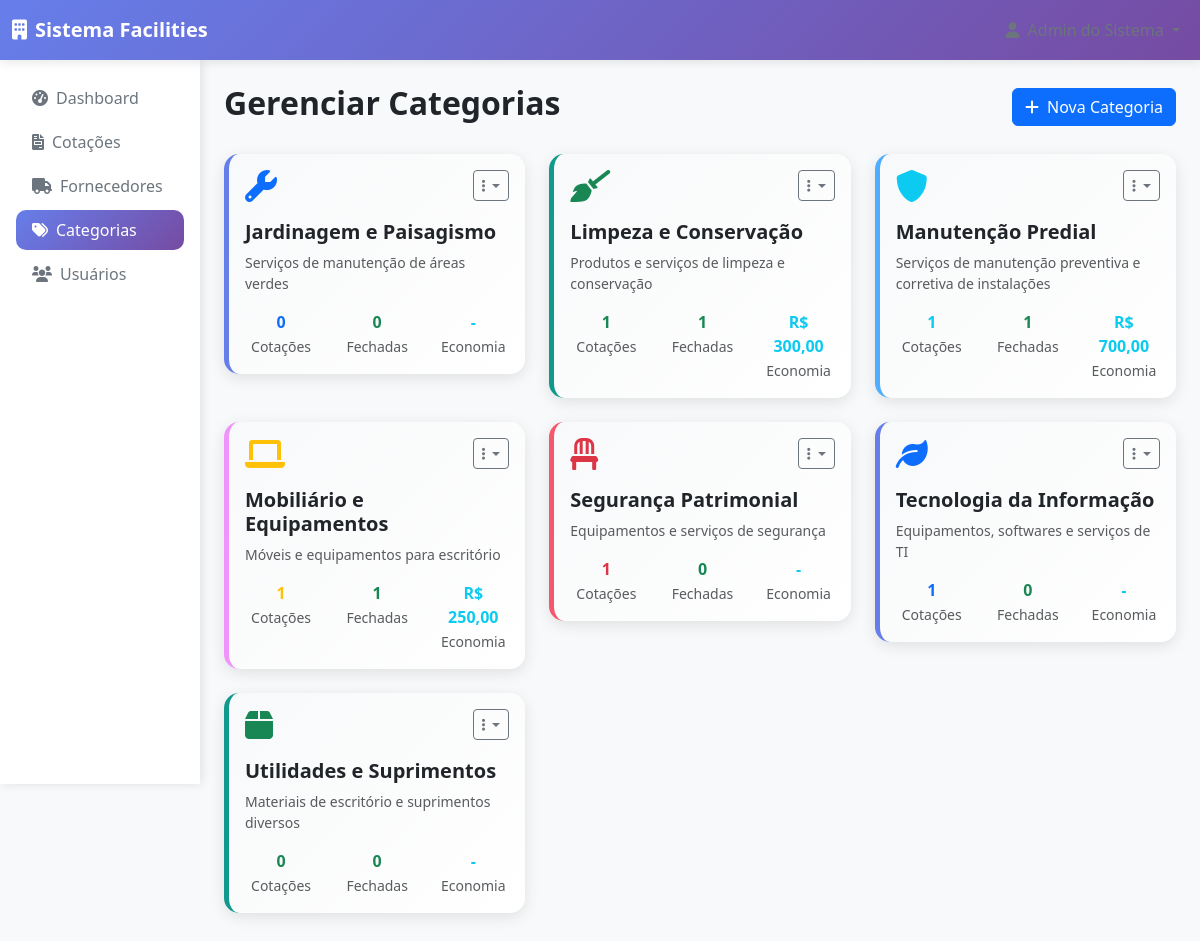
The page /categorias.php (signed in) on the database its author committed.
### tables this page shows
CREATE TABLE categorias (
    id INT PRIMARY KEY AUTO_INCREMENT,
    nome VARCHAR(100) NOT NULL,
    descricao TEXT,
    ativo BOOLEAN DEFAULT TRUE,
    created_at TIMESTAMP DEFAULT CURRENT_TIMESTAMP,
    updated_at TIMESTAMP DEFAULT CURRENT_TIMESTAMP ON UPDATE CURRENT_TIMESTAMP
);

### config.php (called while the page is built, shortened)
<?php
function formatarMoeda($valor) {
    return 'R$ ' . number_format($valor, 2, ',', '.');
}
?>

### categorias.php (the view, shortened to what this page needs)
<?php
require_once 'config.php';
$stmt = $pdo->query("
    SELECT c.*,
           COUNT(cot.id) as total_cotacoes,
           SUM(CASE WHEN cot.status = 'fechado' THEN 1 ELSE 0 END) as cotacoes_fechadas,
           SUM(cot.economia) as economia_total
    FROM categorias c
    LEFT JOIN cotacoes cot ON c.id = cot.categoria_id
    WHERE c.ativo = 1
    GROUP BY c.id, c.nome, c.descricao, c.ativo, c.created_at, c.updated_at
    ORDER BY c.nome
");
$categorias = $stmt->fetchAll();
?>
<!DOCTYPE html>
<html lang="pt-BR">
<head>
    <link href="https://cdn.jsdelivr.net/npm/bootstrap@5.3.0/dist/css/bootstrap.min.css" rel="stylesheet">
    <link href="https://cdnjs.cloudflare.com/ajax/libs/font-awesome/6.0.0/css/all.min.css" rel="stylesheet">
</head>
<body>
    <nav class="navbar navbar-expand-lg navbar-dark">
        <div class="container-fluid">
            <a class="navbar-brand fw-bold" href="dashboard.php">
                <i class="fas fa-building me-2"></i><?= SITE_NAME ?>
            </a>
            <div class="navbar-nav ms-auto">
                <div class="nav-item dropdown">
                    <a class="nav-link dropdown-toggle" href="#" role="button" data-bs-toggle="dropdown">
                        <i class="fas fa-user me-2"></i><?= $_SESSION['usuario_nome'] ?>
                    </a>
                </div>
            </div>
        </div>
    </nav>
    <div class="container-fluid">
        <div class="row">
            <div class="col-md-2 p-0">
                <div class="sidebar p-3">
                    <nav class="nav flex-column">
                        <a class="nav-link" href="dashboard.php">
                            <i class="fas fa-tachometer-alt me-2"></i>Dashboard
                        </a>
                        <a class="nav-link" href="cotacoes.php">
                            <i class="fas fa-file-invoice me-2"></i>Cotações
                        </a>
                        <a class="nav-link" href="fornecedores.php">
                            <i class="fas fa-truck me-2"></i>Fornecedores
                        </a>
                        <a class="nav-link active" href="categorias.php">
                            <i class="fas fa-tags me-2"></i>Categorias
                        </a>
                        <?php if ($_SESSION['usuario_perfil'] == 'admin'): ?>
                        <a class="nav-link" href="usuarios.php">
                            <i class="fas fa-users me-2"></i>Usuários
                        </a>
                        <?php endif; ?>
                    </nav>
                </div>
            </div>
            <div class="col-md-10 p-4">
                <div class="d-flex justify-content-between align-items-center mb-4">
                    <h2 class="fw-bold">Gerenciar Categorias</h2>
                    <div>
                        <button class="btn btn-primary" data-bs-toggle="modal" data-bs-target="#categoriaModal">
                            <i class="fas fa-plus me-2"></i>Nova Categoria
                        </button>
                    </div>
                </div>
                <div class="row">
                    <?php if (empty($categorias)): ?>
                    <div class="col-12">
                        <div class="card text-center py-5">
                            <div class="card-body">
                                <i class="fas fa-tags fa-3x text-muted mb-3"></i>
                                <h5 class="text-muted">Nenhuma categoria cadastrada</h5>
                                <p class="text-muted">Clique em "Nova Categoria" para começar</p>
                            </div>
                        </div>
                    </div>
                    <?php else: ?>
                        <?php
                        $colors = ['primary', 'success', 'info', 'warning', 'danger'];
                        $icons = ['fas fa-wrench', 'fas fa-broom', 'fas fa-shield-alt', 'fas fa-laptop', 'fas fa-chair', 'fas fa-leaf', 'fas fa-box'];
                        ?>
                        <?php foreach ($categorias as $index => $categoria): ?>
                        <div class="col-md-6 col-lg-4 mb-4">
                            <div class="card categoria-card categoria-card-<?= $colors[$index % count($colors)] ?>">
                                <div class="card-body">
                                    <div class="d-flex justify-content-between align-items-start mb-3">
                                        <div>
                                            <i class="<?= $icons[$index % count($icons)] ?> fa-2x text-<?= $colors[$index % count($colors)] ?>"></i>
                                        </div>
                                        <div class="dropdown">
                                            <button class="btn btn-sm btn-outline-secondary dropdown-toggle"
                                                    type="button" data-bs-toggle="dropdown">
                                                <i class="fas fa-ellipsis-v"></i>
                                            </button>
                                        </div>
                                    </div>
                                    <h5 class="card-title fw-bold"><?= $categoria['nome'] ?></h5>
                                    <p class="card-text text-muted small">
                                        <?= $categoria['descricao'] ? $categoria['descricao'] : 'Sem descrição' ?>
                                    </p>
                                    <div class="row mt-3">
                                        <div class="col-4 text-center">
                                            <div class="fw-bold text-<?= $colors[$index % count($colors)] ?>">
                                                <?= $categoria['total_cotacoes'] ?>
                                            </div>
                                            <small class="text-muted">Cotações</small>
                                        </div>
                                        <div class="col-4 text-center">
                                            <div class="fw-bold text-success">
                                                <?= $categoria['cotacoes_fechadas'] ?>
                                            </div>
                                            <small class="text-muted">Fechadas</small>
                                        </div>
                                        <div class="col-4 text-center">
                                            <div class="fw-bold text-info">
                                                <?= $categoria['economia_total'] > 0 ? formatarMoeda($categoria['economia_total']) : '-' ?>
                                            </div>
                                            <small class="text-muted">Economia</small>
                                        </div>
                                    </div>
                                </div>
                            </div>
                        </div>
                        <?php endforeach; ?>
                    <?php endif; ?>
                </div>
            </div>
        </div>
    </div>
</body>
</html>

### categorias.php (style rules this page uses)
body { background-color: #f8f9fa; }
.navbar { background: linear-gradient(135deg, #667eea 0%, #764ba2 100%); box-shadow: 0 2px 10px rgba(0,0,0,0.1); }
.card { border-radius: 15px; box-shadow: 0 4px 15px rgba(0,0,0,0.1); border: none; transition: transform 0.3s; }
.sidebar { background: white; min-height: calc(100vh - 76px); box-shadow: 2px 0 10px rgba(0,0,0,0.1); }
.nav-link { color: #6c757d; border-radius: 10px; margin: 2px 0; transition: all 0.3s; }
.nav-link:hover, .nav-link.active { background: linear-gradient(135deg, #667eea 0%, #764ba2 100%); color: white; }
.categoria-card { border-left: 5px solid; background: linear-gradient(135deg, #f8f9fa 0%, #ffffff 100%); }
.categoria-card-primary { border-left-color: #667eea; }
.categoria-card-success { border-left-color: #11998e; }
.categoria-card-info { border-left-color: #4facfe; }
.categoria-card-warning { border-left-color: #f093fb; }
.categoria-card-danger { border-left-color: #f5576c; }

### rows shown on the page
categorias: nome "Jardinagem e Paisagismo", descricao "Serviços de manutenção de áreas verdes", total_cotacoes "0", cotacoes_fechadas "0"
categorias: nome "Limpeza e Conservação", descricao "Produtos e serviços de limpeza e conservação", total_cotacoes "1", cotacoes_fechadas "1", economia_total "R$ 300,00"
categorias: nome "Manutenção Predial", descricao "Serviços de manutenção preventiva e corretiva de instalações", total_cotacoes "1", cotacoes_fechadas "1", economia_total "R$ 700,00"
categorias: nome "Mobiliário e Equipamentos", descricao "Móveis e equipamentos para escritório", total_cotacoes "1", cotacoes_fechadas "1", economia_total "R$ 250,00"
categorias: nome "Segurança Patrimonial", descricao "Equipamentos e serviços de segurança", total_cotacoes "1", cotacoes_fechadas "0"
categorias: nome "Tecnologia da Informação", descricao "Equipamentos, softwares e serviços de TI", total_cotacoes "1", cotacoes_fechadas "0"
categorias: nome "Utilidades e Suprimentos", descricao "Materiais de escritório e suprimentos diversos", total_cotacoes "0", cotacoes_fechadas "0"

### other values the page prints
SITE_NAME "Sistema Facilities"
